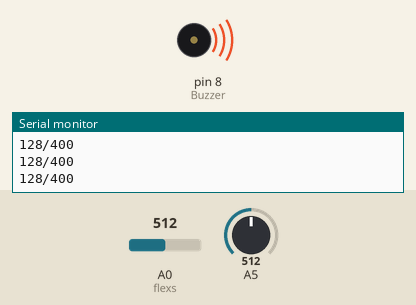
Bench run of a sketch on a simulated Arduino Uno, built with avr-gcc and run on an emulated ATmega328P. Parts: buzzer (waves = sounding, pin HIGH), the last lines printed to the serial monitor. Inputs (shaded band) come from the test bench; at power-on: A0 (flexs) = 512, A5 = 512.

Above: at 1.2 s.
1.3 s: A0 (flexs) set to 215
2.8 s: A0 (flexs) set to 184
At 3.5 s:
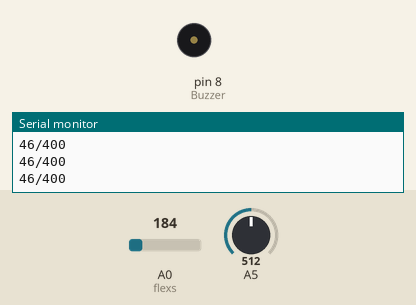
4.3 s: A0 (flexs) set to 306
At 5.0 s:
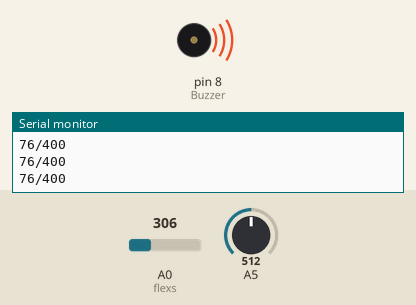
5.8 s: A0 (flexs) set to 122
At 6.5 s:
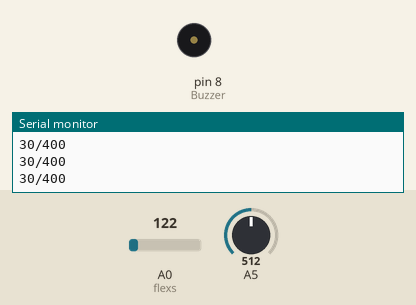
Timing chart, 0 to 8.3 s (numbered marks = the images above; inputs shaded):
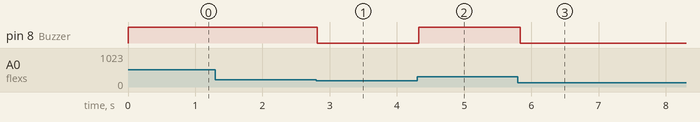

Measured:
- the behaviour switches between 200 and 199 on A0 (flexs) (found by bisection; images 0 and 1)
- after the input at 2.8 s, pin 8 (Buzzer): HIGH → LOW at once
- after the input at 4.3 s, pin 8 (Buzzer): LOW → HIGH at once
- after the input at 5.8 s, pin 8 (Buzzer): HIGH → LOW at once

The sketch:

Transducers_Task_3.ino
```cpp
int flexs = A0;
int data = 0;
int FSR5;
int Buzzer=8;


void setup() {
  Serial.begin(9600);
  pinMode(flexs,INPUT);
  pinMode(Buzzer,OUTPUT);
}

void loop() {
  FSR5= analogRead(A5);
  FSR5 = map(FSR5,0,1023,0,800);
  data = analogRead(flexs);
  data = map(data,0,400,0,100);
  // Serial.print("Flex Value = ");

  if (data>49)
  {
    digitalWrite(Buzzer,HIGH);
  }
    else{
    digitalWrite(Buzzer,LOW);
    }
  Serial.print(data);
  Serial.print('/');
  // Serial.print("FSR Value = ");
  Serial.println(FSR5);
  delay(100);
}
```
